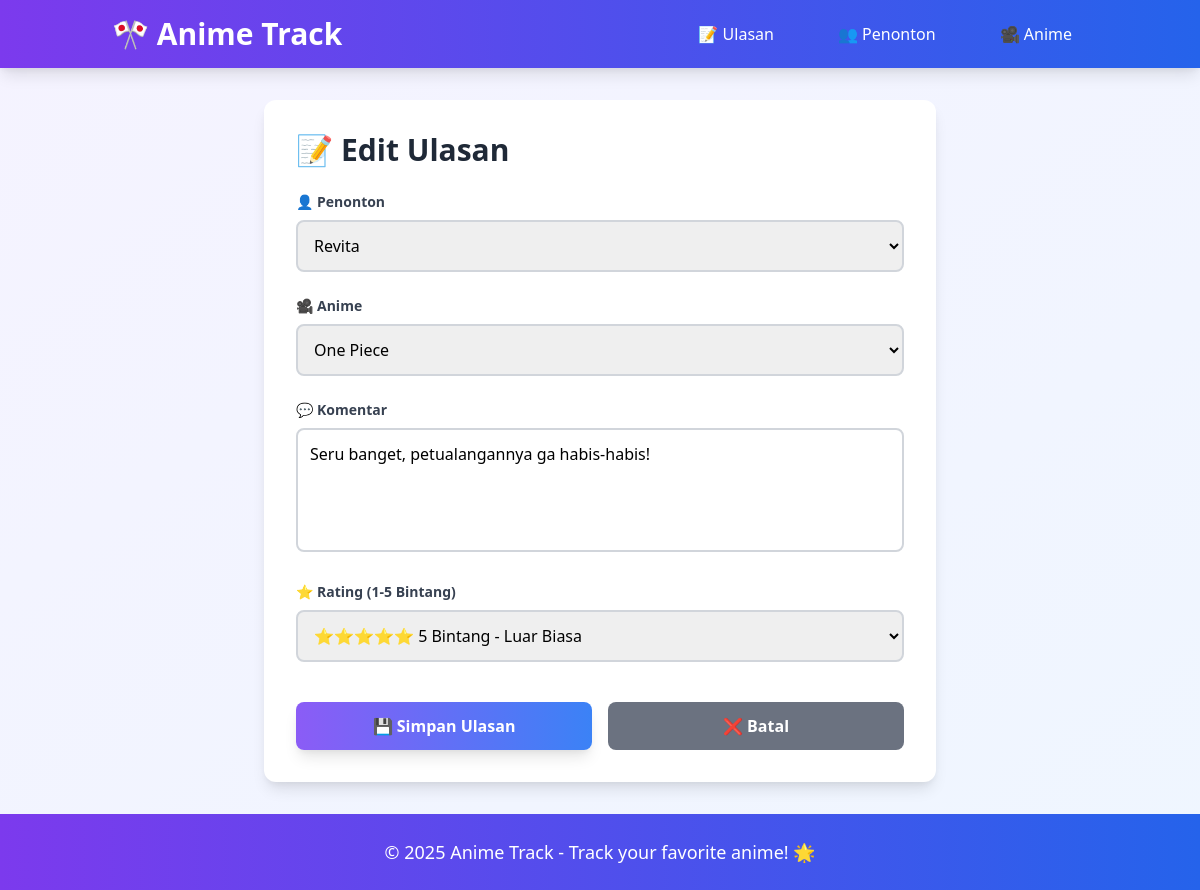
The page /index.php?entity=ulasan&action=edit&id=1 on the database its author committed.
### tables this page shows
CREATE TABLE ulasan (
    id INT AUTO_INCREMENT PRIMARY KEY,
    id_penonton INT NOT NULL,
    id_anime INT NOT NULL,
    komentar VARCHAR(100),
    rating INT CHECK (rating >= 1 AND rating <= 5),
    FOREIGN KEY (id_penonton) REFERENCES penonton(id),
    FOREIGN KEY (id_anime) REFERENCES anime(id)
);

CREATE TABLE penonton (
    id INT AUTO_INCREMENT PRIMARY KEY,
    nama VARCHAR(100) NOT NULL,
    email VARCHAR(100) NOT NULL,
    telepon VARCHAR(20)
);

CREATE TABLE anime (
    id INT AUTO_INCREMENT PRIMARY KEY,
    nama_anime VARCHAR(100) NOT NULL,
    genre VARCHAR(50),
    tahun_rilis INT,
    status ENUM('Tamat', 'Ongoing') NOT NULL
);

### model/Ulasan.php (called while the page is built, shortened)
<?php
require_once 'config/Database.php';
class Ulasan {
    private $conn;
    private $table = 'ulasan';
    public function __construct() {
        $database = new Database();
        $this->conn = $database->getConnection();
    }
    public function getById($id) {
        $query = "SELECT u.*, p.nama as nama_penonton, a.nama_anime
                 FROM " . $this->table . " u
                 JOIN penonton p ON u.id_penonton = p.id
                 JOIN anime a ON u.id_anime = a.id
                 WHERE u.id = :id";
        $stmt = $this->conn->prepare($query);
        $stmt->bindParam(':id', $id);
        $stmt->execute();
        return $stmt->fetch(PDO::FETCH_ASSOC);
    }
}
?>

### config/Database.php (called while the page is built, shortened)
<?php
class Database {
    private $host = "localhost";
    private $username = "root";
    private $password = "";
    private $database = "anime";
    public function getConnection() {
        $this->conn = null;
        try {
            $this->conn = new PDO("mysql:host=" . $this->host . ";dbname=" . $this->database, $this->username, $this->password);
            $this->conn->setAttribute(PDO::ATTR_ERRMODE, PDO::ERRMODE_EXCEPTION);
        } catch(PDOException $e) {
            echo "Connection error: " . $e->getMessage();
        }
        return $this->conn;
    }
}
?>

### model/Penonton.php (called while the page is built, shortened)
<?php
require_once 'config/Database.php';
class Penonton {
    private $conn;
    private $table = 'penonton';
    public function __construct() {
        $database = new Database();
        $this->conn = $database->getConnection();
    }
    public function getAll() {
        $query = "SELECT * FROM " . $this->table;
        $stmt = $this->conn->prepare($query);
        $stmt->execute();
        return $stmt->fetchAll(PDO::FETCH_ASSOC);
    }
}
?>

### model/Anime.php (called while the page is built, shortened)
<?php
require_once 'config/Database.php';
class Anime {
    private $conn;
    private $table = 'anime';
    public function __construct() {
        $database = new Database();
        $this->conn = $database->getConnection();
    }
    public function getAll() {
        $query = "SELECT * FROM " . $this->table;
        $stmt = $this->conn->prepare($query);
        $stmt->execute();
        return $stmt->fetchAll(PDO::FETCH_ASSOC);
    }
}
?>

### viewmodel/UlasanViewModel.php (called while the page is built, shortened)
<?php
require_once 'model/Ulasan.php';
require_once 'model/Penonton.php';
require_once 'model/Anime.php';
class UlasanViewModel {
    private $ulasan;
    private $penonton;
    private $anime;
    public function __construct() {
        $this->ulasan = new Ulasan();
        $this->penonton = new Penonton();
        $this->anime = new Anime();
    }
    public function getUlasanById($id) {
        return $this->ulasan->getById($id);
    }
    public function getPenonton() {
        return $this->penonton->getAll();
    }
    public function getAnime() {
        return $this->anime->getAll();
    }
}
?>

### views/ulasan_form.php (the view, shortened to what this page needs)
<?php
require_once 'views/template/header.php';
?>
<div class="bg-white rounded-xl shadow-lg p-8 max-w-2xl mx-auto">
    <h2 class="text-3xl font-bold text-gray-800 mb-6 flex items-center">
        📝 <span class="ml-2"><?php echo isset($ulasan) ? 'Edit Ulasan' : 'Tambah Ulasan Baru'; ?></span>
    </h2>
    <form action="index.php?entity=ulasan&action=<?php echo isset($ulasan) ? 'update&id=' . $ulasan['id'] : 'save'; ?>" method="POST" class="space-y-6">
        <div class="space-y-2">
            <label class="block text-sm font-semibold text-gray-700 flex items-center">
                👤 <span class="ml-1">Penonton</span>
            </label>
            <select name="id_penonton" class="w-full border-2 border-gray-300 rounded-lg p-3 focus:border-purple-500 focus:outline-none transition duration-200" required>
                <?php foreach ($penonton as $p): ?>
                <option value="<?php echo $p['id']; ?>" <?php echo isset($ulasan) && $ulasan['id_penonton'] == $p['id'] ? 'selected' : ''; ?>><?php echo $p['nama']; ?></option>
                <?php endforeach; ?>
            </select>
        </div>
        <div class="space-y-2">
            <label class="block text-sm font-semibold text-gray-700 flex items-center">
                🎥 <span class="ml-1">Anime</span>
            </label>
            <select name="id_anime" class="w-full border-2 border-gray-300 rounded-lg p-3 focus:border-purple-500 focus:outline-none transition duration-200" required>
                <?php foreach ($anime as $a): ?>
                <option value="<?php echo $a['id']; ?>" <?php echo isset($ulasan) && $ulasan['id_anime'] == $a['id'] ? 'selected' : ''; ?>><?php echo $a['nama_anime']; ?></option>
                <?php endforeach; ?>
            </select>
        </div>
        <div class="space-y-2">
            <label class="block text-sm font-semibold text-gray-700 flex items-center">
                💬 <span class="ml-1">Komentar</span>
            </label>
            <textarea name="komentar" rows="4" class="w-full border-2 border-gray-300 rounded-lg p-3 focus:border-purple-500 focus:outline-none transition duration-200 resize-none" placeholder="Tulis review anime di sini..."><?php echo isset($ulasan) ? $ulasan['komentar'] : ''; ?></textarea>
        </div>
        <div class="space-y-2">
            <label class="block text-sm font-semibold text-gray-700 flex items-center">
                ⭐ <span class="ml-1">Rating (1-5 Bintang)</span>
            </label>
            <select name="rating" class="w-full border-2 border-gray-300 rounded-lg p-3 focus:border-purple-500 focus:outline-none transition duration-200" required>
                <option value="5" <?php echo isset($ulasan) && $ulasan['rating'] == 5 ? 'selected' : ''; ?>>⭐⭐⭐⭐⭐ 5 Bintang - Luar Biasa</option>
            </select>
        </div>
        <div class="flex space-x-4 pt-4">
            <button type="submit" class="flex-1 bg-gradient-to-r from-purple-500 to-blue-500 hover:from-purple-600 hover:to-blue-600 text-white px-6 py-3 rounded-lg font-semibold transition duration-300 transform hover:scale-105 shadow-lg">
                💾 Simpan Ulasan
            </button>
            <a href="index.php?entity=ulasan" class="flex-1 bg-gray-500 hover:bg-gray-600 text-white px-6 py-3 rounded-lg font-semibold transition duration-300 text-center">
                ❌ Batal
            </a>
        </div>
    </form>
</div>
<?php
require_once 'views/template/footer.php';
?>

### rows shown on the page
ulasan: id_penonton "Revita", id_anime "One Piece", komentar "Seru banget, petualangannya ga habis-habis!", rating "⭐⭐⭐⭐⭐ 5 Bintang - Luar Biasa"
